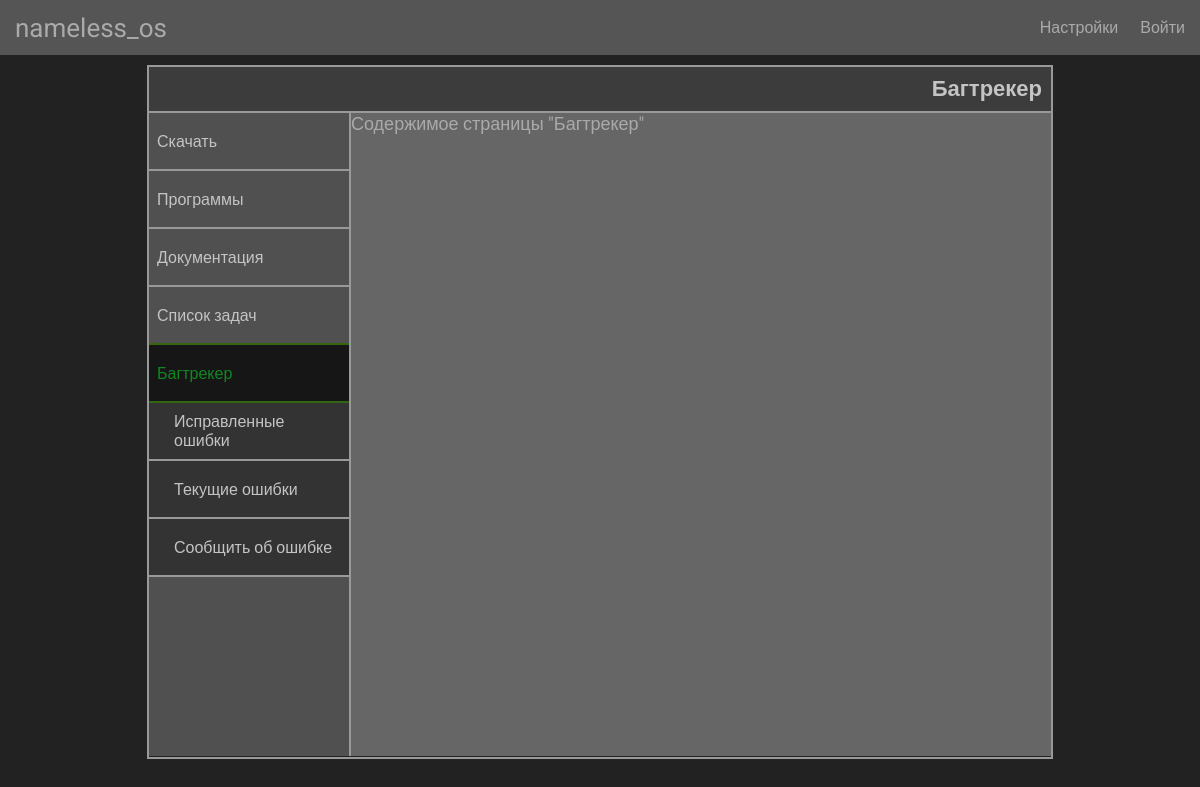
The app's page /?page=3, older data.
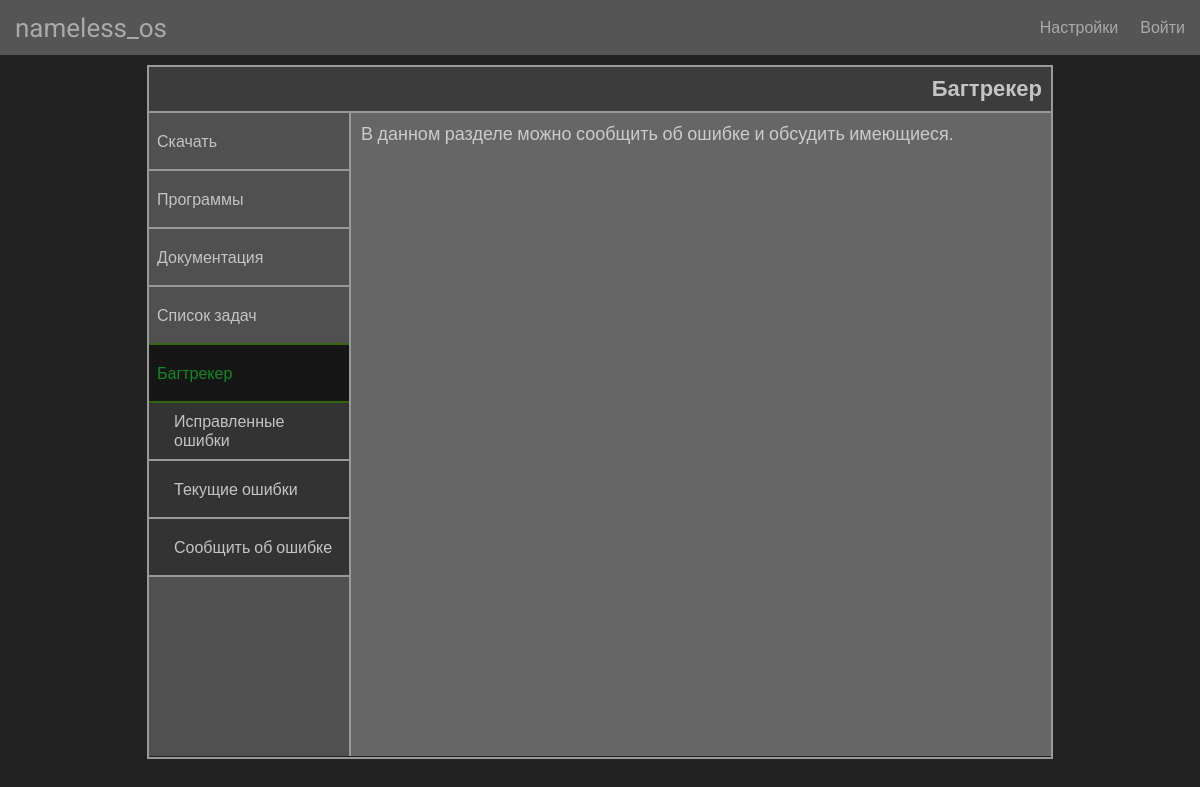
The same page, newer data.
### page/models.py (models this page shows, shortened)
class Page(models.Model):
	class Meta:
		verbose_name_plural = "Страница"
	active		= models.BooleanField(blank=False)
	title		= models.CharField(max_length=64, verbose_name='Название страницы', default="Страница", blank=True)
	html		= models.TextField(verbose_name='Содержание страницы', blank=True)
	css			= models.FileField(blank=True)
	js			= models.FileField(blank=True)
	date_change	= models.DateField(default=datetime.date.today)
	master_page = models.ForeignKey("self", on_delete=models.CASCADE, null=True, blank=True)
	slave_pages = models.ManyToManyField("self", symmetrical=False, null=True, blank=True, related_name='+')

### home/views.py (the view, shortened to what this page needs)
# urls.py: path('', Home_view.as_view()),
class Home_view(TemplateView):
	template_name = "home.html"
	def get(self, request):
		page = Manage.get_page_data(request)
		try:
			page_now_main = Manage.get_page_branch(page)[-2].title
		except IndexError:
			page_now_main = False
		try:
			user = User.objects.get(id=request.user.id)
		except:
			user = None
		try:
			ajax_checkbox = request.COOKIES["ajax_checkbox"] == "true"
		except:
			ajax_checkbox = False
		try:
			edit_checkbox = request.COOKIES["edit_checkbox"] == "true"
		except:
			edit_checkbox = False
		page.css.open(mode='r')
		page_css_text= page.css.read()
		page.css.close()
		page.js.open(mode='r')
		page_js_text= page.js.read()
		page.js.close()
		print(page.js.url)
		ctx = {
			"title": page.title,
			"html": page.html,
			"css_url":  page.css.url,
			"css_text": page_css_text,
			"js_url":  page.js.url,
			"js_text": page_js_text,
			"page_now_main": page_now_main,
			"user": user,
			"is_ajax": ajax_checkbox,
			"is_edit": edit_checkbox
		}
		print(page.title)
		if ajax_checkbox:
			ctx["content_list"] = Manage.get_html_content_list_ajax(page)
		else:
			ctx["content_list"] = Manage.get_html_content_list(page)
		return render(request, self.template_name, ctx)

### home/views.py (called while the page is built)
	def get_page_data(request):
		try:
			get = int(request.GET["page"])
		except:
			get = 1
		page = Page.objects.get(id=get)
		return page

	def get_page_branch(page):
		result = [page]
		master = page
		while master != master.master_page:
			master = master.master_page
			result.append(master)
		return result

	def get_page_list(page):
		def test(i):
			tmp = []
			for slave in i.slave_pages.all():
				if_selected = slave.title in result_titles
				if_selected_master = slave.title == page.title
				tmp.append({
							slave.id: {
									"id": slave.id,
									"title": slave.title,
									"element": slave,
									"if_selected": if_selected,
									"if_selected_master": if_selected_master,
									"selected": test(slave)
								 }
						 })
			return tmp
		result = Manage.get_page_branch(page)
		result_titles = [i.title for i in result]
		return test(result[len(result)-1])

### home/templates/home.html (shortened to what this page needs)
<!DOCTYPE html>
<html>
    <head>
		{% load static %}
		<link rel="stylesheet" href="{% static 'css/main.css' %}">
		<link rel="stylesheet" href="{% static 'css/home.css' %}">
		<link rel="stylesheet" href="{{ css_url }}">
		<link rel="stylesheet" href="{% static 'css/home.css' %}">
    </head>
    <body>
	{% include 'top_menu.html' %}
	<div id="content_wrap" class="content-wrap">
		{% if user.is_staff and is_edit %}
			<input id="content_header" type="text" value="{{ title | safe }}"></input>
		{% else %}
			<div id="content_header">{{ title }}</div>
		{% endif %}
		<div id="wrap_content" class="flex-row-sb">
			<div id="content_list">
				{{content_list | safe}}
			</div>
			{% if user.is_staff and is_edit %}
			<div id="edit_panel">
				<div id="edit_bar">
					<a class="box-element" onclick="save_page_data()">Сохранить</a>
					<div class="flex-row-sb">
						<input id="show_edit_checkbox" type="checkbox"></input>
						<label for="show_edit_checkbox">Редактор</label>
					</div>
					<div class="flex-row-sb">
						<input id="show_result_checkbox" type="checkbox"></input>
						<label for="show_result_checkbox">Результат</label>
					</div>
					<div class="flex-row-sb">
						<input id="show_html_checkbox" type="checkbox"></input>
						<label for="show_html_checkbox">HTML</label>
					</div>
					<div class="flex-row-sb">
						<input id="show_css_checkbox" type="checkbox"></input>
						<label for="show_css_checkbox">CSS</label>
					</div>
					<div class="flex-row-sb">
						<input id="show_js_checkbox" type="checkbox"></input>
						<label for="show_js_checkbox">JS</label>
					</div>
				</div>
				<div id="wrap_editor" class="flex-row-sb">
					<div id="wrap-content-editor" class="wrap-content">
						<div id="wrap_content_html">
							<h2 class="wrap-content-header">HTML</h2>
							<textarea type="text" id="content_html" class="content-text">{{ html }}</textarea>
						</div>
						<div id="wrap_content_css">
							<h2 class="wrap-content-header">CSS</h2>
							<textarea type="text" id="content_css" class="content-text">{{ css_text }}</textarea>
						</div>
						<div id="wrap_content_js">
							<h2 class="wrap-content-header">JS</h2>
							<textarea type="text" id="content_js" class="content-text">{{ js_text }}</textarea>
						</div>
					</div>
					<div id="wrap-content-view" class="wrap-content">
						<h2 class="wrap-content-header">Результат</h2>
						<div id="content_view" class="content-text">{{ html | safe}}</div>
					</div>
				</div>
			</div>
			{% else %}
				<div id="content" class="content-text">
		 			{{ html | safe}}
				</div>
			{% endif %}
		</div>
	</div>
    </body>
</html>

### home/templates/top_menu.html (shortened to what this page needs)
<div class="top-menu">
	{% if is_ajax %}
		<a id="logo" class="box-element" onclick="ajaxUpdatePage('1')">nameless_os</a>
	{% else %}
		<a id="logo" class="box-element" href='/?page=1'>nameless_os</a>
	{% endif %}
	<div class="box">
		<div class="dropdown">
			<a class="box-element">Настройки</a>
		</div>
	{% if user.is_authenticated %}
		<a class="box-element" href="/logout">Выйти</a>
	{% else %}
		<a class="box-element" href="/sign_in">Войти</a>
	{% endif %}
	</div>
</div>

### static/css/main.css (style rules this page uses)
* { margin: 0; padding: 0; font-family: "Roboto", Arial; text-decoration: none; color: #AAA; }
body { background-color: #222; display: flex; flex-direction: column; justify-content: space-between; }
.top-menu { height: 55px; background-color: #555; display: flex; justify-content: space-between; align-items: center; }
#logo { font-size: 26px; height: auto; padding: 3px 6px; margin: 0px 8px; }
.box { display: inline-flex; margin: 0 4px; }
.box-element { font-size: 16px; align-items: center; display: flex; padding: 9px 6px; border: solid 1px #555; transition: 0.4s; margin: 0 4px; cursor: pointer; }
.box-element-inner { padding-left: 25px !important; }
.selected { background: #333 !important; }
.selected-master, .selected-master:active, .selected-master:hover { color: #182 !important; border-bottom: solid 2px #361 !important; background: #161616 !important; }
.selected-master + .box-element { border-bottom: solid 2px #361 !important; }
.flex-row-sb { display: flex; justify-content: space-between; align-items: center; }
.dropdown { position: relative; display: inline-block; }

### static/css/home.css (style rules this page uses)
.content-wrap { margin: 10px auto; border: solid 2px #999; min-height: 580px; height: calc(95vh - 70px); }
#content_header { background-color: #3C3C3C; border-bottom: solid 2px #999; padding: 9px; color: #C4C4C4; font-size: 22px; font-weight: 600; text-align: right; cursor: default; }
#wrap_content { align-items: flex-start; background-color: #505050; height: calc(100% - 47px); }
#content_list { display: flex; flex-direction: column-reverse; justify-content: flex-end; width: 200px; height: 100%; background-color: #505050; font-size: 14px; overflow-y: auto; scrollbar-width: 1px; }
#content_list .box-element { height: 40px; padding: 8px; border: none; border-bottom: solid 2px #999; color: #C4C4C4; margin: 0; }
.content-text { width: 700px; height: 100%; background-color: #666; font-size: 14px; overflow-y: auto; scrollbar-width: thin; font-size: 18px; border-left: solid 2px #999; }
.flex-row-sb { display: flex; justify-content: space-between; align-items: center; }

### media/3.css (style rules this page uses)
#bugtracker_wrap { padding: 10px; color: #CCC; }

Row changes from the older to the newer data that the page shows:
changed Page "Багтрекер": html "Содержимое страницы \"Багтрекер\"" → "В данном разделе можно сообщить об ошибке и обсудить имеющиеся."
